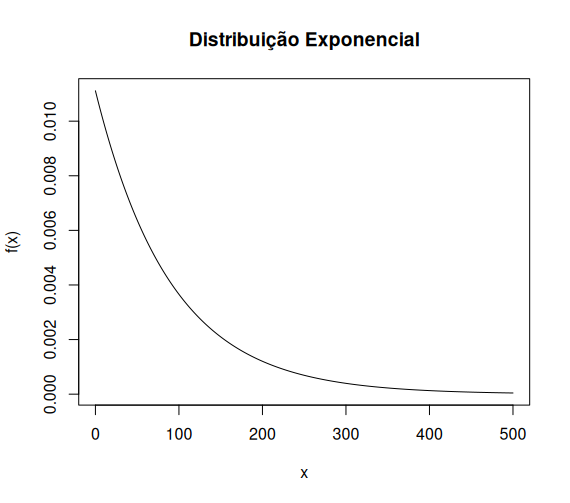

Source code (R):
lambda = 90 # horas

# P(X > 100)?
# P(X > 100) = 1 - P(X <= 100)
1 - pexp(100, rate=1/lambda)

x <- seq(0,500)
# "Essa expressão calcula a função de sobrevivência da distribuição exponencial, e não a densidade de probabilidade."
# "Se você quer reproduzir o gráfico original, provavelmente deve usar a densidade:"
fx <- dexp(x, rate=1/lambda)
print(fx)
plot(
  x,
  fx,
  main = "Distribuição Exponencial",
  xlab = "x",
  ylab = "f(x)",
  lwd = 1,
  type = "l",
  #ylim = 0.012
)
